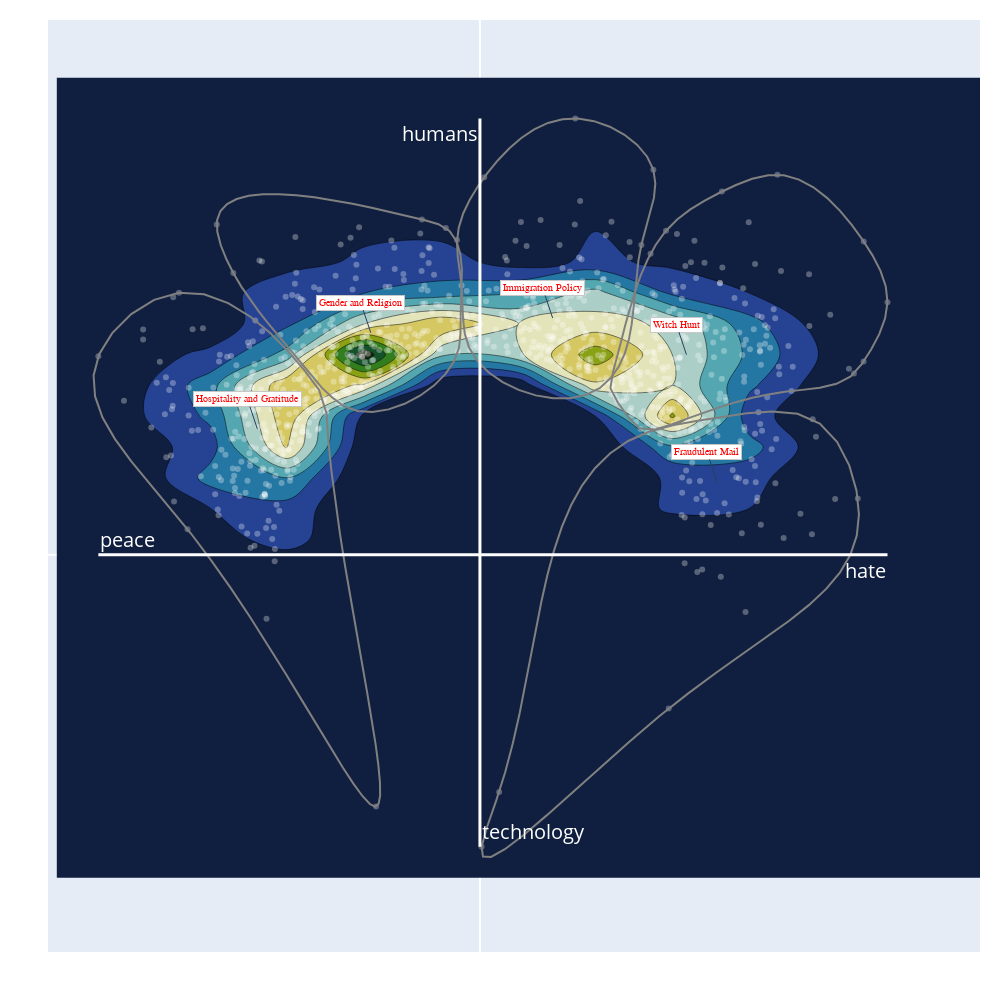

Write notebook code for a chart like this one.
### Code cell
bourdieu_fig.show()

### Figure 1 — Plotly figure (JSON) as saved in the notebook; plotly's stock layout.template omitted (floating-point values rounded to 4 significant figures; data arrays with more than 128 entries replaced by an {"elided": "..."} marker saying what was removed)
{"data": [{"autocontour": true, "colorscale": [[0, "rgb(16, 31, 63)"], [0.09091, "rgb(38, 62, 144)"], [0.1818, "rgb(30, 110, 161)"], [0.2727, "rgb(60, 154, 171)"], [0.3636, "rgb(140, 193, 186)"], [0.4545, "rgb(217, 229, 218)"], [0.5455, "rgb(239, 226, 156)"], [0.6364, "rgb(195, 182, 59)"], [0.7273, "rgb(115, 152, 5)"], [0.8182, "rgb(34, 120, 36)"], [0.9091, "rgb(18, 78, 43)"], [1, "rgb(23, 35, 18)"]], "contours": {"end": 50, "size": 5, "start": 5}, "showscale": false, "type": "histogram2dcontour", "x": {"elided": "927 float values"}, "y": {"elided": "927 float values"}}, {"customdata": {"elided": "927x1 str values"}, "hovertemplate": "outside=1<br>cont1=%{x}<br>cont2=%{y}<br>Text=%{customdata[0]}<extra></extra>", "legendgroup": "1", "marker": {"color": "white", "opacity": 0.3, "symbol": "circle"}, "mode": "markers", "name": "1", "orientation": "v", "showlegend": true, "type": "scatter", "x": {"elided": "927 float values"}, "xaxis": "x", "y": {"elided": "927 float values"}, "yaxis": "y"}, {"line": {"color": "grey"}, "mode": "lines", "name": "Convex Hull", "showlegend": false, "type": "scatter", "x": [0.2649, 0.2638, 0.2603, 0.2551, 0.2488, 0.2416, 0.2339, 0.2256, 0.2167, 0.2074, 0.1976, 0.1874, 0.1769, 0.1664, 0.1561, 0.1461, 0.1367, 0.1282, 0.1206, 0.1143, 0.109, 0.1046, 0.1009, 0.09774, 0.09485, 0.09212, 0.0894, 0.08662, 0.08478, 0.08963, 0.09641, 0.1037, 0.1136, 0.1249, 0.1361, 0.1466, 0.1569, 0.1669, 0.177, 0.1874, 0.1981, 0.2094, 0.2209, 0.2317, 0.241, 0.2481, 0.2542, 0.2595, 0.2633, 0.2649], "y": [0.164, 0.1743, 0.1845, 0.1945, 0.2045, 0.2143, 0.2236, 0.2319, 0.2387, 0.2438, 0.2465, 0.2466, 0.2443, 0.2403, 0.2354, 0.2301, 0.2244, 0.2178, 0.2102, 0.2014, 0.1918, 0.1819, 0.1716, 0.1612, 0.1506, 0.1401, 0.1296, 0.1192, 0.1082, 0.0989, 0.08936, 0.08207, 0.08127, 0.08478, 0.08889, 0.09271, 0.09617, 0.09926, 0.1019, 0.1041, 0.1059, 0.1071, 0.1084, 0.111, 0.1159, 0.1238, 0.1333, 0.1433, 0.1536, 0.164]}, {"line": {"color": "grey"}, "mode": "lines", "name": "Convex Hull", "showlegend": false, "type": "scatter", "x": [-0.1956, -0.2117, -0.2266, -0.239, -0.2475, -0.2511, -0.2501, -0.2453, -0.2373, -0.2268, -0.2147, -0.2015, -0.1879, -0.1747, -0.1618, -0.1494, -0.1376, -0.1263, -0.1158, -0.106, -0.0971, -0.08912, -0.08215, -0.07626, -0.07153, -0.06804, -0.06585, -0.06487, -0.06498, -0.06602, -0.06785, -0.07033, -0.07332, -0.07667, -0.08025, -0.08392, -0.08752, -0.09092, -0.09398, -0.09655, -0.0985, -0.09967, -0.1046, -0.1143, -0.1249, -0.1363, -0.1491, -0.1636, -0.1793, -0.1956], "y": [0.1702, 0.1656, 0.1563, 0.144, 0.1302, 0.1165, 0.1028, 0.08915, 0.07526, 0.06098, 0.04611, 0.03048, 0.0139, -0.00368, -0.02194, -0.04053, -0.05907, -0.0772, -0.09456, -0.1108, -0.1255, -0.1384, -0.149, -0.157, -0.1621, -0.1638, -0.162, -0.1566, -0.1481, -0.1368, -0.123, -0.1071, -0.08949, -0.07043, -0.05029, -0.02942, -0.008169, 0.01313, 0.03412, 0.05446, 0.07381, 0.09182, 0.107, 0.1201, 0.1325, 0.1441, 0.1546, 0.1635, 0.1692, 0.1702]}, {"line": {"color": "grey"}, "mode": "lines", "name": "Convex Hull", "showlegend": false, "type": "scatter", "x": [0.1127, 0.1087, 0.1022, 0.09395, 0.08439, 0.07413, 0.06373, 0.05371, 0.04422, 0.03527, 0.02686, 0.019, 0.0117, 0.004952, -0.001213, -0.006601, -0.0109, -0.01379, -0.01495, -0.01441, -0.01304, -0.01184, -0.01139, -0.01102, -0.009872, -0.007061, -0.001859, 0.005576, 0.01474, 0.02513, 0.03624, 0.04757, 0.0586, 0.06884, 0.07779, 0.08496, 0.09033, 0.09418, 0.09683, 0.09859, 0.09977, 0.1007, 0.1017, 0.103, 0.105, 0.1078, 0.1108, 0.1131, 0.114, 0.1127], "y": [0.2502, 0.2586, 0.2663, 0.2729, 0.2781, 0.2817, 0.2834, 0.283, 0.2806, 0.2764, 0.2708, 0.264, 0.2563, 0.2481, 0.2395, 0.2307, 0.2217, 0.2125, 0.2031, 0.1935, 0.1837, 0.1737, 0.1635, 0.1535, 0.1438, 0.1346, 0.1261, 0.1185, 0.1121, 0.1071, 0.1035, 0.1016, 0.1017, 0.1038, 0.1082, 0.1148, 0.1224, 0.1309, 0.1399, 0.1496, 0.1597, 0.17, 0.1806, 0.1912, 0.2017, 0.212, 0.2221, 0.2319, 0.2412, 0.2502]}, {"line": {"color": "grey"}, "mode": "lines", "name": "Convex Hull", "showlegend": false, "type": "scatter", "x": [-0.01257, -0.0122, -0.01173, -0.01172, -0.01269, -0.0152, -0.0198, -0.02696, -0.03631, -0.04692, -0.05837, -0.0704, -0.08277, -0.09523, -0.1075, -0.1194, -0.1307, -0.1411, -0.1503, -0.1581, -0.1643, -0.1686, -0.1708, -0.1707, -0.1684, -0.1647, -0.16, -0.155, -0.1497, -0.1441, -0.1384, -0.1326, -0.1268, -0.121, -0.1151, -0.1091, -0.1028, -0.096, -0.08849, -0.07968, -0.06981, -0.0594, -0.04895, -0.03895, -0.02991, -0.02233, -0.01672, -0.01357, -0.01265, -0.01257], "y": [0.1534, 0.1639, 0.1747, 0.1853, 0.1952, 0.2037, 0.2104, 0.2148, 0.2175, 0.2201, 0.2228, 0.2255, 0.2281, 0.2304, 0.2322, 0.2336, 0.2343, 0.2342, 0.2332, 0.2311, 0.2279, 0.2233, 0.2173, 0.2098, 0.2011, 0.1918, 0.1826, 0.1741, 0.1661, 0.1586, 0.1513, 0.1443, 0.1372, 0.1301, 0.1228, 0.1155, 0.1085, 0.1021, 0.09653, 0.09336, 0.09276, 0.09442, 0.09802, 0.1033, 0.1099, 0.1175, 0.1258, 0.1346, 0.1437, 0.1534]}, {"line": {"color": "grey"}, "mode": "lines", "name": "Convex Hull", "showlegend": false, "type": "scatter", "x": [0.001086, 0.001962, 0.007203, 0.01622, 0.02841, 0.04319, 0.05996, 0.07813, 0.09711, 0.1163, 0.1351, 0.1533, 0.1704, 0.1864, 0.201, 0.2139, 0.225, 0.2341, 0.2408, 0.2449, 0.2463, 0.2447, 0.24, 0.2321, 0.2209, 0.2065, 0.19, 0.1735, 0.1575, 0.1415, 0.1253, 0.1099, 0.09633, 0.08469, 0.07476, 0.06634, 0.05924, 0.05325, 0.04817, 0.0438, 0.03995, 0.03641, 0.03298, 0.02947, 0.02567, 0.02138, 0.0164, 0.01056, 0.004637, 0.001086], "y": [-0.1898, -0.1962, -0.1965, -0.1915, -0.1822, -0.1696, -0.1547, -0.1383, -0.1215, -0.1052, -0.09033, -0.07697, -0.06484, -0.05362, -0.04301, -0.03266, -0.02227, -0.01151, -6.2e-05, 0.01239, 0.02618, 0.0416, 0.05803, 0.07331, 0.08517, 0.09153, 0.093, 0.09189, 0.08973, 0.08708, 0.08405, 0.07989, 0.07386, 0.06591, 0.05619, 0.04487, 0.0321, 0.01802, 0.002808, -0.01339, -0.03043, -0.04814, -0.06637, -0.08497, -0.1038, -0.1226, -0.1414, -0.1599, -0.177, -0.1898]}], "layout": {"annotations": [{"font": {"color": "white", "size": 20}, "showarrow": false, "text": "humans", "x": 0, "xanchor": "right", "xref": "x", "y": 0.2835, "yanchor": "top", "yref": "y"}, {"font": {"color": "white", "size": 20}, "showarrow": false, "text": "technology", "x": 0, "xanchor": "left", "xref": "x", "y": -0.1898, "yanchor": "bottom", "yref": "y"}, {"font": {"color": "white", "size": 20}, "showarrow": false, "text": "hate", "x": 0.2649, "xanchor": "right", "xref": "x", "y": 0, "yanchor": "top", "yref": "y"}, {"font": {"color": "white", "size": 20}, "showarrow": false, "text": "peace", "x": -0.248, "xanchor": "left", "xref": "x", "y": 0, "yanchor": "bottom", "yref": "y"}, {"bgcolor": "white", "bordercolor": "#c7c7c7", "borderpad": 2, "borderwidth": 1, "font": {"color": "red", "family": "Courier New, monospace", "size": 10}, "opacity": 1, "text": "Witch Hunt<br>", "x": 0.1342, "y": 0.13}, {"bgcolor": "white", "bordercolor": "#c7c7c7", "borderpad": 2, "borderwidth": 1, "font": {"color": "red", "family": "Courier New, monospace", "size": 10}, "opacity": 1, "text": "Hospitality and Gratitude<br>", "x": -0.1446, "y": 0.08151}, {"bgcolor": "white", "bordercolor": "#c7c7c7", "borderpad": 2, "borderwidth": 1, "font": {"color": "red", "family": "Courier New, monospace", "size": 10}, "opacity": 1, "text": "Immigration Policy<br>", "x": 0.04725, "y": 0.1538}, {"bgcolor": "white", "bordercolor": "#c7c7c7", "borderpad": 2, "borderwidth": 1, "font": {"color": "red", "family": "Courier New, monospace", "size": 10}, "opacity": 1, "text": "Gender and Religion<br>", "x": -0.07098, "y": 0.1443}, {"bgcolor": "white", "bordercolor": "#c7c7c7", "borderpad": 2, "borderwidth": 1, "font": {"color": "red", "family": "Courier New, monospace", "size": 10}, "opacity": 1, "text": "Fraudulent Mail<br>", "x": 0.154, "y": 0.0473}], "font": {"size": 25}, "height": 1000, "margin": {"b": 20, "l": 20, "r": 20, "t": 20}, "shapes": [{"line": {"color": "white", "width": 3}, "type": "line", "x0": 0, "x1": 0, "y0": -0.1898, "y1": 0.2835}, {"line": {"color": "white", "width": 3}, "type": "line", "x0": -0.248, "x1": 0.2649, "y0": 0, "y1": 0}], "showlegend": false, "width": 1000, "xaxis": {"autorange": true, "domain": [0, 1], "range": [-0.2807, 0.325], "scaleanchor": "y", "scaleratio": 1, "showgrid": false, "showticklabels": false, "title": {"text": ""}, "type": "linear", "zeroline": true, "zerolinecolor": "white", "zerolinewidth": 2}, "yaxis": {"autorange": true, "domain": [0, 1], "range": [-0.2583, 0.3475], "scaleanchor": "x", "scaleratio": 1, "showgrid": false, "showticklabels": false, "title": {"text": ""}, "type": "linear", "zeroline": true, "zerolinecolor": "white", "zerolinewidth": 2}}}
